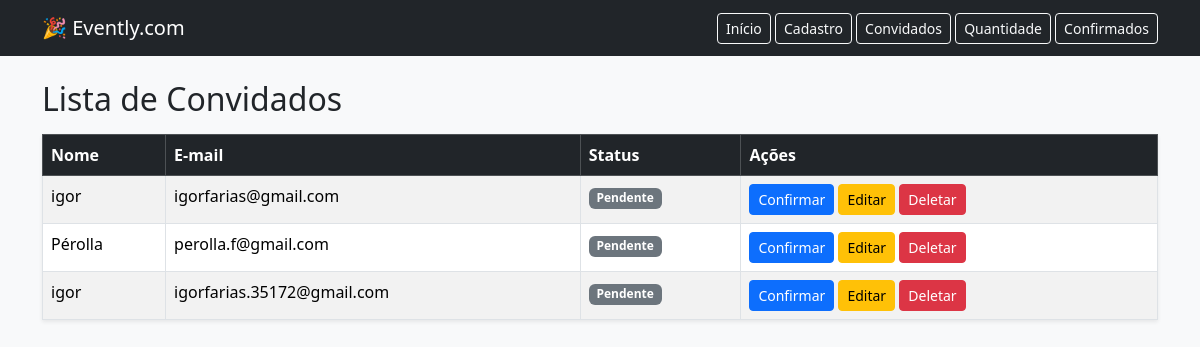
The page /convidados on the database as committed earlier.
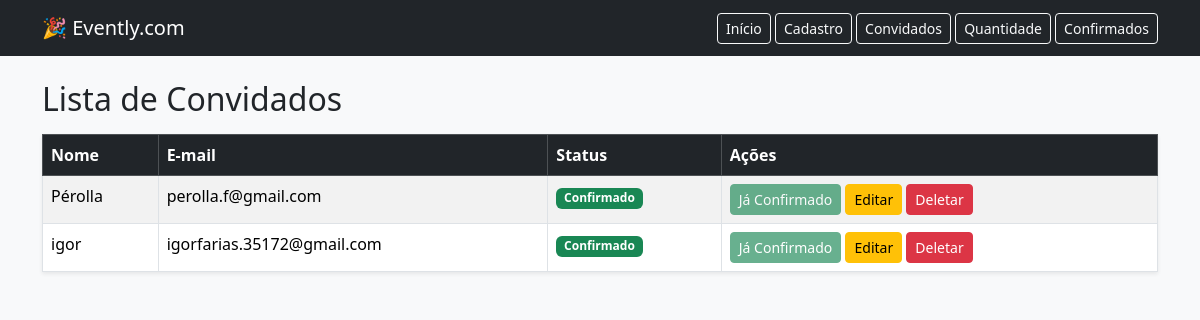
The same page on the database as committed later.
### app/models.py (models this page shows, shortened)
class Guest(db.Model):
    __tablename__ = "guests"
    id = db.Column(db.Integer, primary_key=True)
    nome = db.Column(db.String(100), nullable=False)
    email = db.Column(db.String(120), nullable=False, unique=True)
    confirmado = db.Column(db.Boolean, default=False)
    data_criacao = db.Column(db.DateTime, default=datetime.utcnow)

### app/routes.py (the view)
@app.route("/convidados")
def convidados():
    convidados = Guest.query.all()
    return render_template("convidados.html", title="Todos os Convidados", convidados=convidados)

### app/templates/convidados.html
{% extends "base.html" %}
{% block content %}
<h2 class="mb-3">Lista de Convidados</h2>
<table class="table table-striped table-bordered shadow-sm">
  <thead class="table-dark">
    <tr>
      <th>Nome</th>
      <th>E-mail</th>
      <th>Status</th>
      <th>Ações</th>
    </tr>
  </thead>
  <tbody>
  {% for g in convidados %}
    <tr>
      <td>{{ g.nome }}</td>
      <td>{{ g.email }}</td>
      <td>
        {% if g.confirmado %}
          <span class="badge bg-success">Confirmado</span>
        {% else %}
          <span class="badge bg-secondary">Pendente</span>
        {% endif %}
      </td>
      <td>
        {% if not g.confirmado %}
          <form action="{{ url_for('confirmar_id', id=g.id) }}" method="post" style="display:inline;">
            <button type="submit" class="btn btn-sm btn-primary">Confirmar</button>
          </form>
        {% else %}
          <button class="btn btn-sm btn-success" disabled>Já Confirmado</button>
        {% endif %}
        <a href="{{ url_for('editar_convidado', id=g.id) }}" class="btn btn-sm btn-warning">Editar</a>
        <form action="{{ url_for('deletar_convidado', id=g.id) }}" method="post" style="display:inline;">
          <button type="submit" class="btn btn-sm btn-danger"
                  onclick="return confirm('Tem certeza que deseja excluir este convidado?');">
            Deletar
          </button>
        </form>
      </td>
    </tr>
  {% endfor %}
  </tbody>
</table>
{% endblock %}

### app/templates/base.html (shortened to what this page needs)
<!DOCTYPE html>
<html lang="pt-br">
<head>
    <link href="https://cdn.jsdelivr.net/npm/bootstrap@5.3.3/dist/css/bootstrap.min.css" rel="stylesheet">
</head>
<body class="bg-light">
   <nav class="navbar navbar-expand-lg navbar-dark bg-dark mb-4">
  <div class="container">
    <a class="navbar-brand" href="{{ url_for('home') }}">🎉 Evently.com</a>
    <div>
      <a class="btn btn-outline-light btn-sm" href="{{ url_for('home') }}">Início</a>
      <a class="btn btn-outline-light btn-sm" href="{{ url_for('cadastro') }}">Cadastro</a>
      <a class="btn btn-outline-light btn-sm" href="{{ url_for('convidados') }}">Convidados</a>
      <a class="btn btn-outline-light btn-sm" href="{{ url_for('quantidade') }}">Quantidade</a>
      <a class="btn btn-outline-light btn-sm" href="{{ url_for('confirmados') }}">Confirmados</a>
    </div>
  </div>
</nav>
    <div class="container">
        {% block content %}{% endblock %}
    </div>
</body>
</html>

Rows that differ between the two databases and show on the page:
removed Guest: nome "igor", email "igorfarias@gmail.com", confirmado "Pendente"
changed Guest "Pérolla": confirmado "Pendente Confirmar" → "Confirmado Já Confirmado"
changed Guest "igor": confirmado "Pendente Confirmar" → "Confirmado Já Confirmado"
